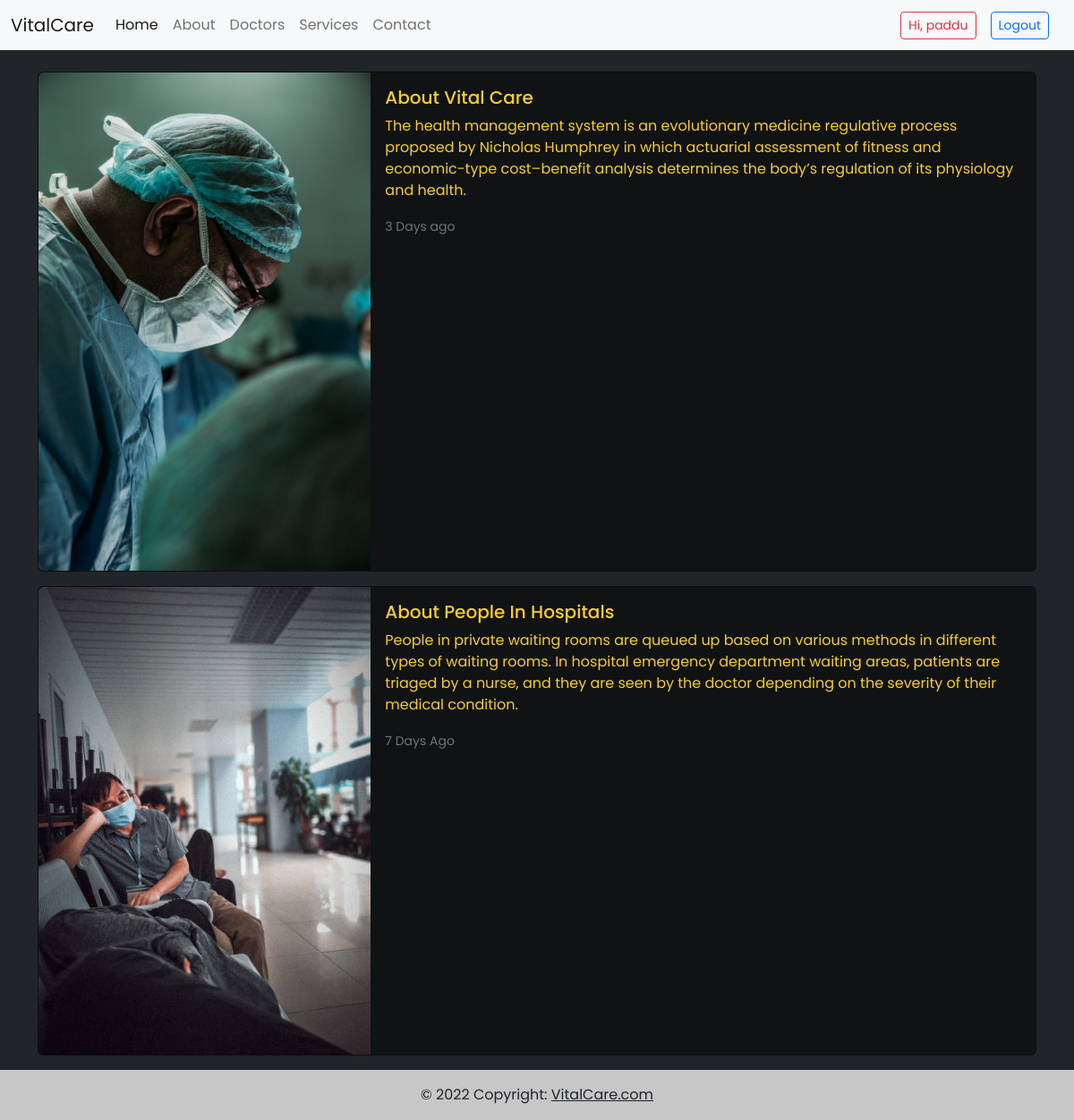
Screenshot of /about (signed in) with the database file from the repository.
### webpages/models.py (models this page shows, shortened)
class About(models.Model):
    photo = models.ImageField(upload_to='media/homecard/%Y')
    title = models.CharField(max_length=255)
    desc = models.TextField()
    updated = models.CharField(max_length=255)

### webpages/views.py (the view)
# urls.py: path('about',views.about, name='about'),
def about(request):
    about = About.objects.all()
    data = {
        'about':about
    }
    return render (request, 'webpages/about.html',data)

### templates/webpages/about.html
{% extends 'base.html' %}
{% block content %}
<div class="container mt-4">
    {% for ab in about %}
    <div class="card mb-3 animate__animated animate__tada" style="max-width: 160rem; background-color: rgba(0,0,0,0.5); color:#F7CD2E ;">
        <div class="row g-0">
            <div class="col-md-4">
                <img src="{{ ab.photo.url }}" class="img-fluid rounded-start" alt="...">
            </div>
            <div class="col-md-8">
                <div class="card-body">
                    <h5 class="card-title">{{ab.title}}</h5>
                    <p class="card-text">{{ab.desc}}</p>
                    <p class="card-text"><small class="text-muted">{{ab.updated}}</small></p>
                </div>
            </div>
        </div>
    </div>
    {% endfor %}
</div>
{% endblock %}

### templates/includes/navbar.html (shortened to what this page needs)
<nav class="navbar navbar-expand-lg bg-light">
    <div class="container-fluid">
      <a class="navbar-brand" href="{% url 'home' %}">VitalCare</a>
      <div class="collapse navbar-collapse" id="navbarSupportedContent">
        <ul class="navbar-nav me-auto mb-2 mb-lg-0">
          <li class="nav-item">
            <a class="nav-link active" aria-current="page" href="{% url 'home' %}">Home</a>
          </li>
          <li class="nav-item">
            <a class="nav-link" href="{% url 'about' %}">About</a>
          </li>
          <li class="nav-item">
            <a class="nav-link" href="">Doctors</a>
          </li>
          <li class="nav-item">
            <a class="nav-link" href="{% url 'services' %}">Services</a>
          </li>
          <li class="nav-item">
            <a class="nav-link" href="{% url 'contact' %}">Contact</a>
          </li>
        </ul>
         {% if user.is_authenticated %}
         <a type="button" class="btn btn-outline-danger btn-sm me-3">Hi, {{user.username}}</a>
         <a type="button" class="btn btn-outline-primary btn-sm me-3" href="{% url 'logout' %}">Logout</a>
         {% else %}
         <a type="button" class="btn btn-outline-primary btn-sm me-3" href="{% url 'login' %}">Login</a>
         <a type="button" class="btn btn-outline-primary btn-sm" href="{% url 'register' %}">Signup</a>
         {% endif %}
      </div>
    </div>
  </nav>

### rows the page displays
About: photo (picture), title "About Vital Care", desc "The health management system is an evolutionary medicine regulative process proposed by Nicholas Humphrey in which actuarial assessment of fitness and economic-type cost–benefit analysis determines the body’s regulation of its physiology and health.", updated "3 Days ago"
About: photo (picture), title "About People In Hospitals", desc "People in private waiting rooms are queued up based on various methods in different types of waiting rooms. In hospital emergency department waiting areas, patients are triaged by a nurse, and they are seen by the doctor depending on the severity of their medical condition.", updated "7 Days Ago"

### other values shown
{{ user.username }} "paddu"
